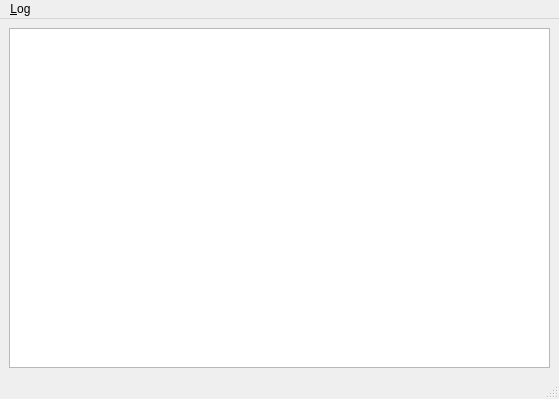
<?xml version="1.0" encoding="UTF-8"?>
<ui version="4.0">
 <class>MainWindow</class>
 <widget class="QMainWindow" name="MainWindow">
  <property name="geometry">
   <rect>
    <x>0</x>
    <y>0</y>
    <width>559</width>
    <height>399</height>
   </rect>
  </property>
  <property name="sizePolicy">
   <sizepolicy hsizetype="Preferred" vsizetype="Preferred">
    <horstretch>0</horstretch>
    <verstretch>0</verstretch>
   </sizepolicy>
  </property>
  <property name="windowTitle">
   <string>SimulationOutput</string>
  </property>
  <widget class="QWidget" name="centralwidget">
   <layout class="QGridLayout" name="gridLayout">
    <item row="0" column="0">
     <widget class="QTextBrowser" name="outputText">
      <property name="sizePolicy">
       <sizepolicy hsizetype="Preferred" vsizetype="Preferred">
        <horstretch>0</horstretch>
        <verstretch>0</verstretch>
       </sizepolicy>
      </property>
      <property name="sizeIncrement">
       <size>
        <width>0</width>
        <height>0</height>
       </size>
      </property>
      <property name="font">
       <font>
        <family>Bitstream Vera Sans Mono</family>
        <pointsize>10</pointsize>
       </font>
      </property>
      <property name="autoFillBackground">
       <bool>false</bool>
      </property>
      <property name="locale">
       <locale language="English" country="UnitedStates"/>
      </property>
      <property name="acceptRichText">
       <bool>false</bool>
      </property>
     </widget>
    </item>
   </layout>
  </widget>
  <widget class="QMenuBar" name="menubar">
   <property name="geometry">
    <rect>
     <x>0</x>
     <y>0</y>
     <width>559</width>
     <height>21</height>
    </rect>
   </property>
   <widget class="QMenu" name="menuSave_Log">
    <property name="title">
     <string>&amp;Log</string>
    </property>
    <addaction name="actionSave_Log"/>
    <addaction name="separator"/>
    <addaction name="actionQuit"/>
   </widget>
   <addaction name="menuSave_Log"/>
  </widget>
  <widget class="QStatusBar" name="statusbar"/>
  <action name="actionSave_Log">
   <property name="text">
    <string>Save Log</string>
   </property>
  </action>
  <action name="actionQuit">
   <property name="text">
    <string>Quit</string>
   </property>
  </action>
 </widget>
 <resources/>
 <connections/>
</ui>
